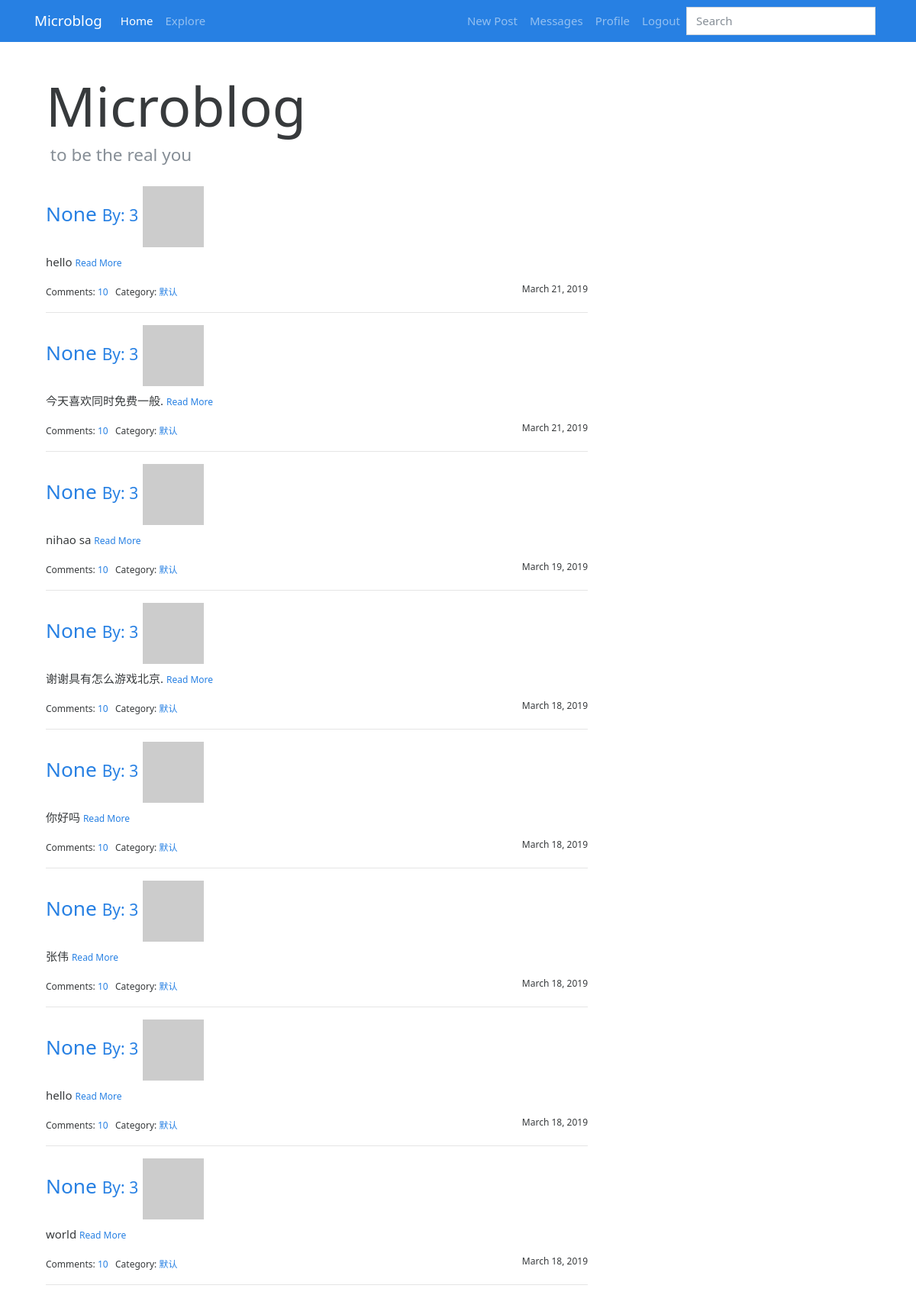
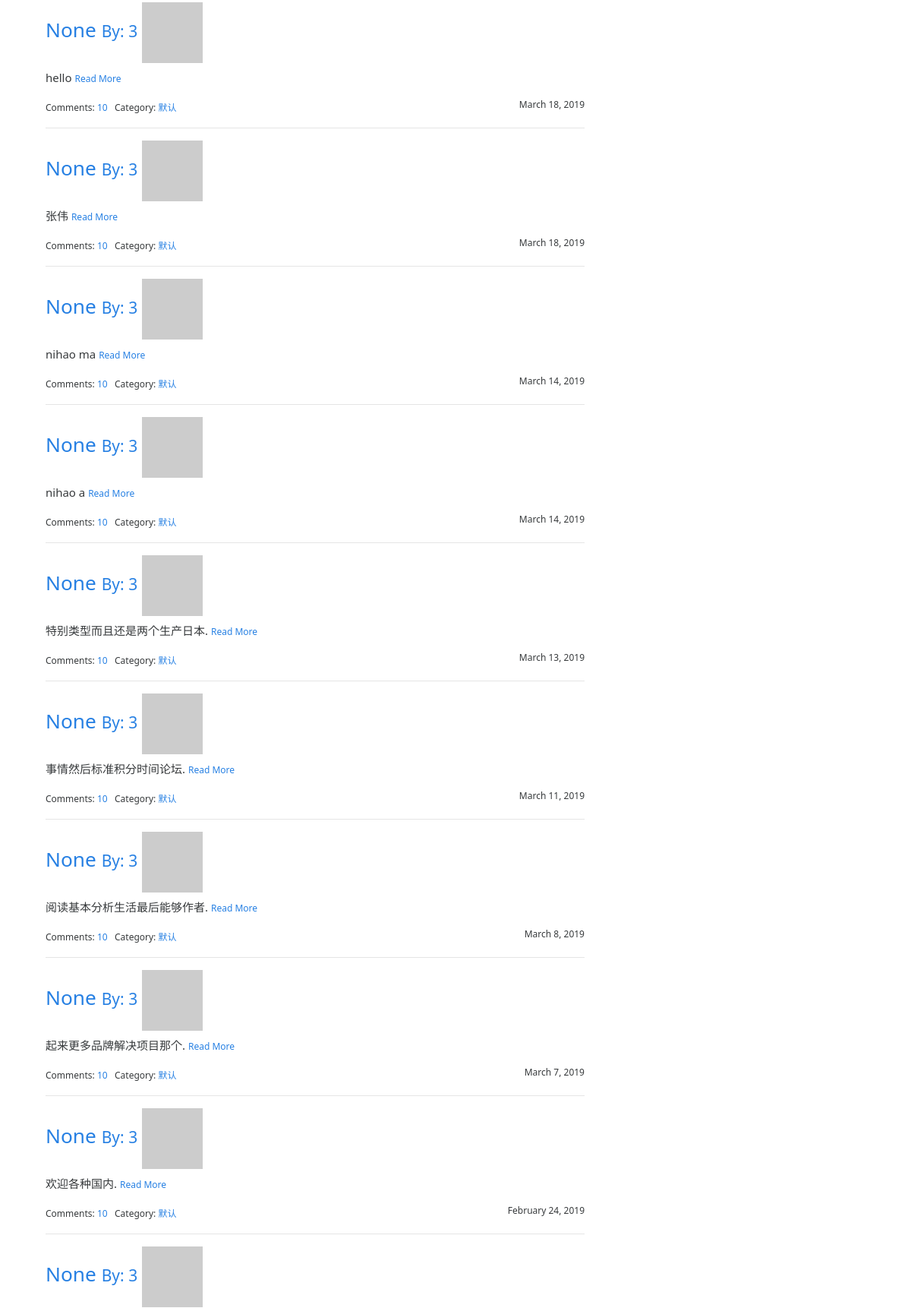
The page /index (signed in, upper part) on the database its author committed (2 pictures, top to bottom).
### app/models.py (models this page shows, shortened)
class PaginatedAPIMixin(object):
    @staticmethod
    def to_collection_dict(query, page, per_page, endpoint, **kwargs):
        resources = query.paginate(page, per_page, False)
        data = {
            'items': [item.to_dict() for item in resources.items],
            '_meta': {
                'page': page,
                'per_page': per_page,
                'total_pages': resources.pages,
                'total_items': resources.total
            },
            '_links': {
                'self': url_for(endpoint, page=page, per_page=per_page,
                                **kwargs),
                'next': url_for(endpoint, page=page + 1, per_page=per_page,
                                **kwargs) if resources.has_next else None,
                'prev': url_for(endpoint, page=page - 1, per_page=per_page,
                                **kwargs) if resources.has_prev else None
            }
        }
        return data

class User(PaginatedAPIMixin, UserMixin, db.Model):
    id = db.Column(db.Integer, primary_key=True)
    username = db.Column(db.String(64), index=True, unique=True)
    email = db.Column(db.String(120), index=True, unique=True)
    password_hash = db.Column(db.String(128))
    about_me = db.Column(db.String(140))
    last_seen = db.Column(db.DateTime, default=datetime.utcnow)
    token = db.Column(db.String(32), index=True, unique=True)
    token_expiration = db.Column(db.DateTime)
    posts = db.relationship('Post', backref='author', lazy='dynamic')
    followed = db.relationship(
        'User', secondary=followers,
        primaryjoin=(followers.c.follower_id == id),
        secondaryjoin=(followers.c.followed_id == id),
        backref=db.backref('followers', lazy='dynamic'), lazy='dynamic')
    messages_sent = db.relationship('Message',
                                    foreign_keys='Message.sender_id',
                                    backref='author', lazy='dynamic')
    messages_received = db.relationship('Message',
                                        foreign_keys='Message.recipient_id',
                                        backref='recipient', lazy='dynamic')
    notifications = db.relationship('Notification', backref='user',
                                    lazy='dynamic')
    tasks = db.relationship('Task', backref='user', lazy='dynamic')
    last_message_read_time = db.Column(db.DateTime)
    def avatar(self, size):
        digest = md5(self.email.lower().encode('utf-8')).hexdigest()
        return 'https://www.gravatar.com/avatar/{}?d=wavatar&s={}'.format(digest, size)
    def followed_posts(self):
        followed = Post.query.join(
            followers, (followers.c.followed_id == Post.user_id)).filter(
            followers.c.follower_id == self.id)
        own = Post.query.filter_by(user_id=self.id)
        return followed.union(own).order_by(Post.timestamp.desc())
    def new_messages(self):
        last_read_time = self.last_message_read_time or datetime(1900, 1, 1)
        return Message.query.filter_by(recipient=self).filter(Message.timestamp > last_read_time).count()
    def get_tasks_in_progress(self):
        return Task.query.filter_by(user=self, complete=False).all()

class SearchableMixin(object):
    @classmethod
    def before_commit(cls, session):
        session._changes = {
            'add': list(session.new),
            'update': list(session.dirty),
            'delete': list(session.deleted)
        }
    @classmethod
    def after_commit(cls, session):
        for obj in session._changes['add']:
            if isinstance(obj, SearchableMixin):
                add_to_index(obj.__tablename__, obj)
        for obj in session._changes['update']:
            if isinstance(obj, SearchableMixin):
                add_to_index(obj.__tablename__, obj)
        for obj in session._changes['delete']:
            if isinstance(obj, SearchableMixin):
                remove_from_index(obj.__tablename__, obj)
        session._changes = None

class Post(SearchableMixin, db.Model):
    __searchable__ = ['body']
    id = db.Column(db.Integer, primary_key=True)
    body = db.Column(db.Text)
    title = db.Column(db.String(60))
    timestamp = db.Column(db.DateTime, index=True, default=datetime.utcnow)
    language = db.Column(db.String(5))
    user_id = db.Column(db.Integer, db.ForeignKey('user.id'))

### app/main/routes.py (the view, shortened to what this page needs)
@bp.route('/', methods=['GET', 'POST'])
@bp.route('/index', methods=['GET', 'POST'])
@login_required
def index():
    form = PostForm()
    page = request.args.get('page', 1, type=int)
    posts = current_user.followed_posts().paginate(
        page, current_app.config['POSTS_PER_PAGE'], False)
    next_url = url_for('main.index', page=posts.next_num) \
        if posts.has_next else None
    prev_url = url_for('main.index', page=posts.prev_num) \
        if posts.has_prev else None
    return render_template('index.html', title='Home', form=form,
                           posts=posts.items, next_url=next_url,
                           prev_url=prev_url, pagination=posts)

### app/main/forms.py
class SearchForm(FlaskForm):
    q = StringField('Search', validators=[DataRequired()])
    def __init__(self, *args, **kwargs):
        if 'formdata' not in kwargs:
            kwargs['formdata'] = request.args
        if 'csrf_enabled' not in kwargs:
            kwargs['csrf_enabled'] = False
        super(SearchForm, self).__init__(*args, **kwargs)

class PostForm(FlaskForm):
    title = StringField('Title', validators=[DataRequired()])
    post = TextAreaField(_l('Say something'), validators=[DataRequired()])
    submit = SubmitField(_l('Submit'))

### app/main/routes.py (called while the page is built)
@bp.before_app_request
def before_request():
    if current_user.is_authenticated:
        current_user.last_seen = datetime.utcnow()
        db.session.commit()
        g.search_form = SearchForm()
    g.locale = str(get_locale())

### app/models.py (called while the page is built)
@login.user_loader
def load_user(id):
    return User.query.get(int(id))

### app/templates/index.html (shortened to what this page needs)
{% extends "base.html" %}
{% from 'bootstrap/pagination.html' import render_pager %}
{% block app_content %}
    <div class="page-header">
        <h1 class="display-3">Microblog</h1>
        <h4 class="text-muted">&nbsp;to be the real you</h4>
    </div>
    <div class="row">
        <div class="col-sm-8">
            {% for post in posts %}
                {% include '_post.html' %}
            {% endfor %}
        </div>
    </div>
{% endblock %}

### app/templates/base.html (shortened to what this page needs)
{% from 'bootstrap/nav.html' import render_nav_item %}
<!DOCTYPE html>
<html lang="en">
    <head>
        {% block head %}
            <link rel="stylesheet" href="{{ url_for('static', filename='css/perfect_blue.min.css') }}" type="text/css">
            <link rel="stylesheet" href="{{ url_for('static', filename='css/style.css') }}" type="text/css">
        {% endblock head %}
    </head>
    <body>
        {% block nav %}
            <nav class="navbar navbar-expand-lg navbar-dark bg-primary">
                <div class="container">
                    <a class="navbar-brand" href="{{ url_for('main.index') }}">Microblog</a>
                    <div class="collapse navbar-collapse" id="navbarColor01">
                        <ul class="navbar-nav mr-auto">
                            {{ render_nav_item('main.index', 'Home') }}
                            {{ render_nav_item('main.explore', 'Explore') }}
                        </ul>
                        <ul class="nav navbar-nav navbar-right">
                            {% if current_user.is_anonymous %}
                                {{ render_nav_item('auth.login', 'Login') }}
                            {% else %}
                                {{ render_nav_item('main.new_post', 'New Post') }}
                                <li class="nav-item">
                                    <a href="{{ url_for('main.messages') }}" class="nav-link">
                                        Messages
                                        {% set new_messages = current_user.new_messages() %}
                                    </a>
                                </li>
                                {{ render_nav_item('main.user', 'Profile', username=current_user.username) }}
                                {{ render_nav_item('auth.logout', 'Logout') }}
                            {% endif %}
                        </ul>
                        {% if g.search_form %}
                            <form class="form-inline my-2 my-lg-0" method="get"
                                    action="{{ url_for('main.search') }}">
                                <span type="search">
                                    {{ g.search_form.q(size=20, class='form-control mr-sm-2',
                                        placeholder=g.search_form.q.label.text) }}
                                </span>
                            </form>
                        {% endif %}
                    </div>
                </div>
            </nav>
        {% endblock nav %}
        <main class="container">
            {% block content %}
                <div class="container">
                    {% block app_content %}{% endblock app_content %}
                </div>
            {% endblock content %}
        </main>
    </body>
</html>

### app/templates/_post.html (shortened to what this page needs)
<h3 class="text-primary">
    <a href="{{ url_for('main.show_post', post_id=post.id) }}">{{ post.title }}</a>
    <span >
        <small>
            By:
            {{ _('%(username)s', username=user_link) }}
            <a href="{{ url_for('main.user', username=post.author.username) }}">
                <img src="{{ post.author.avatar(30) }}" />
            </a>
        </small>
    </span>
</h3>
<p>
    <span id="post{{ post.id }}">
        {{ post.body|striptags|truncate }}
    </span>
    <small><a href="{{ url_for('main.show_post', post_id=post.id) }}">Read More</a></small>
    <p>
        <small>
            Comments: <a href="#">10</a>&nbsp;&nbsp;
            Category: <a href="#">默认</a>
            <span class="float-right">{{ moment(post.timestamp).format('LL') }}</span>
        </small>
    </p>
</p>
<hr>

### app/static/css/style.css (style rules this page uses)
nav { margin-bottom: 20px; }
img { max-width: 100%; height: auto !important; }
.page-header { padding-top: 20px; padding-bottom: 20px; }

### rows shown on the page
User: username "Profile"
Post: title "None", body "hello", timestamp "March 21, 2019"
Post: title "None", body "今天喜欢同时免费一般.", timestamp "March 21, 2019"
Post: title "None", body "nihao sa", timestamp "March 19, 2019"
Post: title "None", body "谢谢具有怎么游戏北京.", timestamp "March 18, 2019"
Post: title "None", body "你好吗", timestamp "March 18, 2019"
Post: title "None", body "张伟", timestamp "March 18, 2019"
Post: title "None", body "hello", timestamp "March 18, 2019"
Post: title "None", body "world", timestamp "March 18, 2019"
Post: title "None", body "hello", timestamp "March 18, 2019"
Post: title "None", body "张伟", timestamp "March 18, 2019"
Post: title "None", body "nihao ma", timestamp "March 14, 2019"
Post: title "None", body "nihao a", timestamp "March 14, 2019"
Post: title "None", body "特别类型而且还是两个生产日本.", timestamp "March 13, 2019"
Post: title "None", body "事情然后标准积分时间论坛.", timestamp "March 11, 2019"
Post: title "None", body "阅读基本分析生活最后能够作者.", timestamp "March 8, 2019"
Post: title "None", body "起来更多品牌解决项目那个.", timestamp "March 7, 2019"
Post: title "None", body "欢迎各种国内.", timestamp "February 24, 2019"
Post: title "None"

### other values the page prints
{{ render_nav_item('main.index', 'Home') }} "Home"
{{ render_nav_item('main.explore', 'Explore') }} "Explore"
{{ render_nav_item('main.new_post', 'New Post') }} "New Post"
{{ render_nav_item('auth.logout', 'Logout') }} "Logout"
